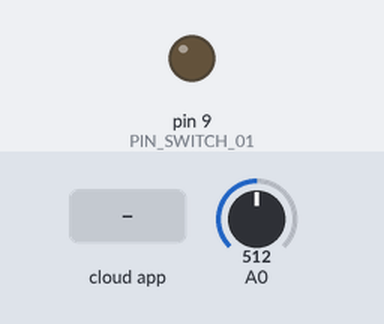
Recording of a sketch running on a simulated Arduino Uno, built with avr-gcc and run on an emulated ATmega328P. On the bench: output pins drawn as LEDs (lit = HIGH). The inputs (shaded band) are chosen by the test bench; at power-on: A0 = 512. The RemoteXY app is connected.

Above: at 1.2 s.
1.3 s: the phone or cloud app sets switch_01 to 1
At 2.1 s:
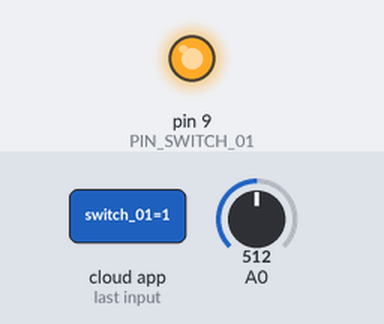
3.0 s: the phone or cloud app sets switch_01 to 0
At 3.4 s:
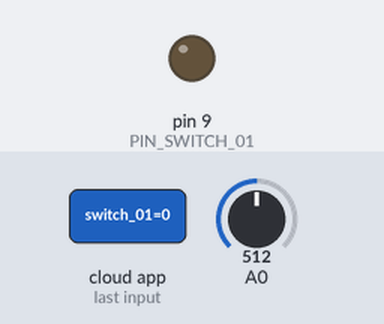
Timing chart, 0 to 6.0 s (numbered marks = the images above; inputs shaded):
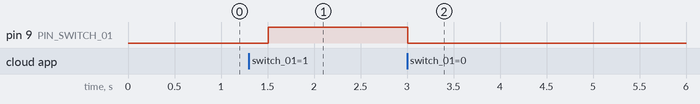

The sketch:

remotexy_umidade.ino
```cpp
// (licence header left out)
//////////////////////////////////////////////
//        RemoteXY include library          //
//////////////////////////////////////////////

// you can enable debug logging to Serial at 115200
//#define REMOTEXY__DEBUGLOG

// RemoteXY select connection mode and include library
#define REMOTEXY_MODE__SOFTSERIAL

#include <SoftwareSerial.h>

// RemoteXY connection settings
#define REMOTEXY_SERIAL_RX 2
#define REMOTEXY_SERIAL_TX 3
#define REMOTEXY_SERIAL_SPEED 9600
#define REMOTEXY_ACCESS_PASSWORD "1234"


#include <RemoteXY.h>

// RemoteXY GUI configuration
#pragma pack(push, 1)
uint8_t RemoteXY_CONF[] =   // 110 bytes
  { 255,1,0,4,0,103,0,19,0,0,0,116,101,115,116,101,100,105,118,101,
  99,101,0,31,1,106,200,1,1,4,0,2,59,64,35,12,0,11,26,16,
  31,108,105,103,97,100,111,0,100,101,115,108,105,103,97,100,111,0,67,57,
  33,37,9,78,16,26,2,129,5,34,47,6,64,24,110,105,118,101,108,32,
  100,101,32,117,109,105,100,97,100,101,58,0,129,4,65,48,12,64,8,105,
  114,114,105,103,97,100,111,114,58,0 };

// this structure defines all the variables and events of your control interface
struct {

    // input variables
  uint8_t switch_01; // =1 if switch ON and =0 if OFF

    // output variables
  float value_01;

    // other variable
  uint8_t connect_flag;  // =1 if wire connected, else =0

} RemoteXY;
#pragma pack(pop)

/////////////////////////////////////////////
//           END RemoteXY include          //
/////////////////////////////////////////////

#define PIN_SWITCH_01 9


void setup()
{
  RemoteXY_Init ();

  pinMode (PIN_SWITCH_01, OUTPUT);

  // TODO you setup code

}

void loop()
{
  RemoteXY_Handler ();

  digitalWrite(PIN_SWITCH_01, (RemoteXY.switch_01==0)?LOW:HIGH);

  // TODO you loop code
  // use the RemoteXY structure for data transfer
  // do not call delay(), use instead RemoteXY_delay()
  int leitura = analogRead(A0);

  // Mapeia o valor para porcentagem de umidade (100% molhado, 0% seco)
  float umidade = map(leitura, 1023, 0, 0, 100);

  // Atribui ao display de valor no RemoteXY
  RemoteXY.value_01 = umidade;

  RemoteXY_delay(500);


}
```

Measured:
- after the input at 1.3 s, pin 9 (PIN_SWITCH_01): LOW → HIGH after 0.21 s
- after the input at 3.0 s, pin 9 (PIN_SWITCH_01): HIGH → LOW at once
